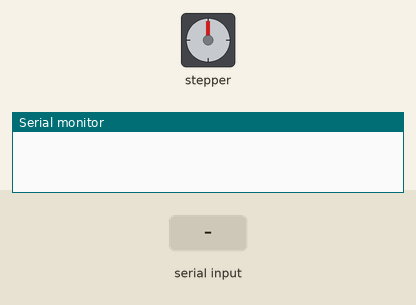
Simulated run of this sketch. Board: Arduino Uno, built with avr-gcc and run on an emulated ATmega328P. Parts: stepper motor, the last lines printed to the serial monitor. Inputs (shaded band) come from the test bench. Stepper angles assume 2048 steps per turn.

Above: at 1.2 s.
1.3 s: "45\n" received over Serial
At 1.75 s:
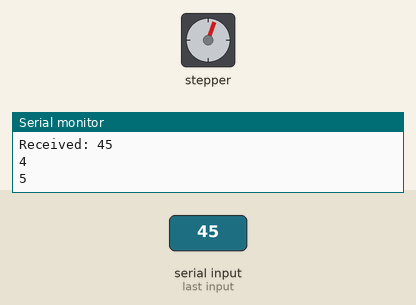
At 2.96 s:
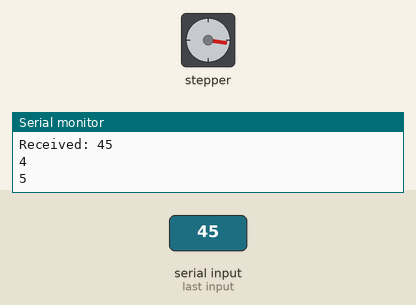
4.3 s: "5\n" received over Serial
7.3 s: "90\n" received over Serial
At 16.0 s:
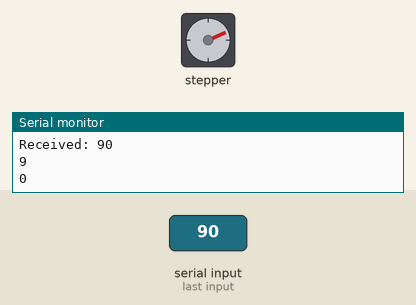
Timing chart, 0 to 16.3 s (numbered marks = the images above; inputs shaded):
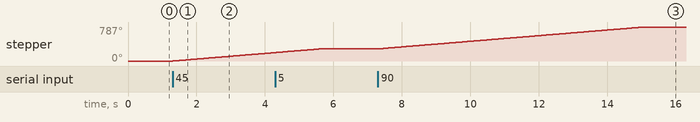

The sketch:

stepper_basic.ino
```cpp
#include <Stepper.h>

// Define the number of steps per revolution for the 28BYJ-48 stepper motor (this is a common value)
const int stepsPerRevolution = 32;  // For the 28BYJ-48 with ULN2003

// Define the pins connected to the ULN2003 driver
const int in1Pin = 11;  // PCB IN1
const int in2Pin = 10;  // PCB IN2
const int in3Pin = 9;   // PCB IN3
const int in4Pin = 8;   // PCB IN4

// Create a Stepper object
Stepper myStepper(stepsPerRevolution, in1Pin, in3Pin, in2Pin, in4Pin);

void setup() {
  // Set the speed of the stepper motor in RPM
  myStepper.setSpeed(700);  // Adjust this value if needed

  // Optional: Begin serial communication for debugging
  Serial.begin(9600);
}

void loop() {
  // Step forward one full revolution
  // Serial.println("Stepping forward...");
  if (Serial.available()) {
    String message = Serial.readStringUntil('\n');
    Serial.println("Received: " + message);
    if (isInteger(message)){
      myStepper.step(message.toInt()*32);
    }else{
      Serial.println("Please enter an integer value");
    }
  }

  //myStepper.step(stepsPerRevolution*32);
  //delay(100);  // Wait for a second

  //myStepper.step(-stepsPerRevolution*32);
  //delay(100);  // Wait for a second
}

bool isInteger(String str) {
  if (str.length() == 0) {
    return false;  // Empty string is not an integer
  }

  for (int i = 0; i < str.length(); i++) {
    Serial.println(str[i]);
    if (!isDigit(str[i]) && !(i == 0 && str[i] == 45)) {
      return false;  // If any character is not a digit, return false
    }
  }

  return true; // If all characters are digits, return true
}
```

Measured:
- after the input at 1.3 s, stepper: keeps turning clockwise at about 65°/s, starting at once
- after the input at 7.3 s, stepper: turns 506° clockwise in 7.8 s, starting at once
